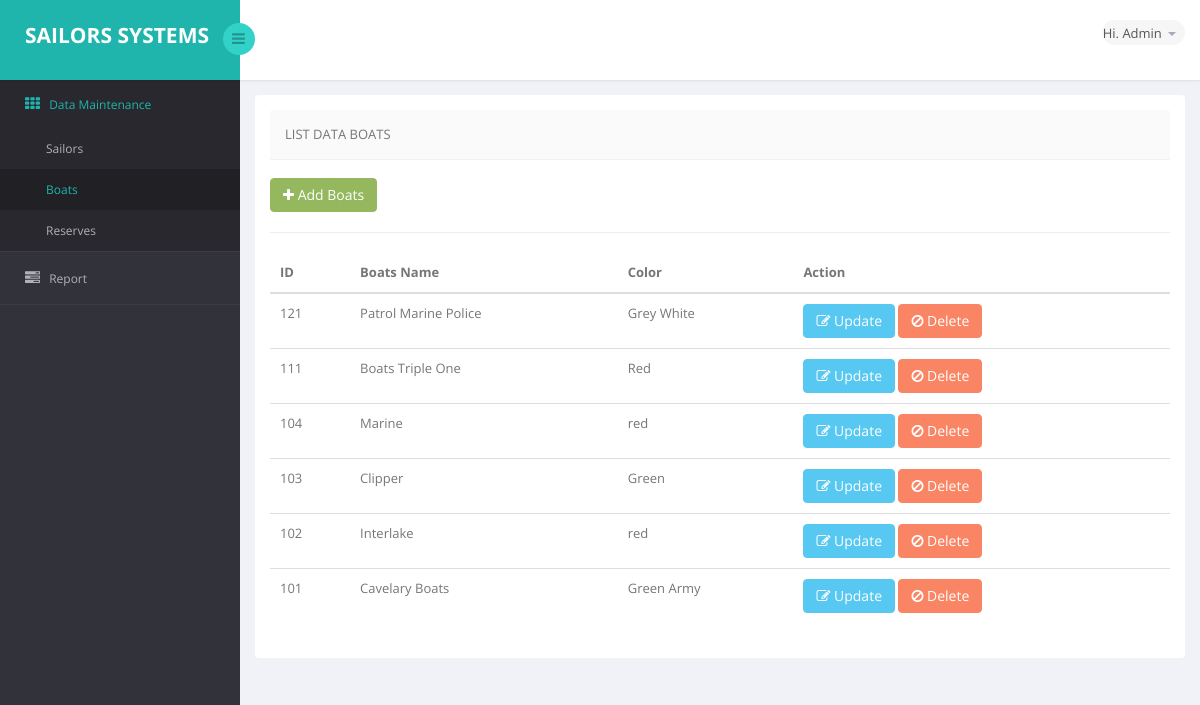
The page /web_sailor_system/boats.php on the database its author committed.
### tables this page shows
CREATE TABLE IF NOT EXISTS `boats` (
  `bid` int(11) NOT NULL,
  `bname` varchar(32) DEFAULT NULL,
  `color` varchar(32) DEFAULT NULL
);

### web_sailor_system/boats.php (the view, shortened to what this page needs)
<!DOCTYPE html>
<html lang="en">
<head>
    <link href="bs3/css/bootstrap.min.css" rel="stylesheet">
    <link href="css/bootstrap-reset.css" rel="stylesheet">
    <link href="font-awesome/css/font-awesome.css" rel="stylesheet" />
    <link href="css/style.css" rel="stylesheet">
    <link href="css/style-responsive.css" rel="stylesheet" />
</head>
<body>
<section id="container" >
<header class="header fixed-top clearfix">
<div class="brand">
    <a href="#" class="logo" style="color:white">
        <b>Sailors Systems</b>
    </a>
    <div class="sidebar-toggle-box">
        <div class="fa fa-bars"></div>
    </div>
</div>
<div class="top-nav clearfix">
    <ul class="nav pull-right top-menu">
        <li class="dropdown">
            <a data-toggle="dropdown" class="dropdown-toggle" href="#">
                <span class="username">Hi. Admin</span>
                <b class="caret"></b>
            </a>
        </li>
    </ul>
</div>
</header>
<aside>
    <div id="sidebar" class="nav-collapse">
        <div class="leftside-navigation">
            <ul class="sidebar-menu" id="nav-accordion">
            <li class="sub-menu">
                <a href="javascript:;" class="active">
                    <i class="fa fa-th"></i>
                    <span>Data Maintenance</span>
                </a>
                <ul class="sub">
                    <li><a href="sailors.php">Sailors</a></li>
                    <li class="active"><a href="boats.php">Boats</a></li>
                    <li><a href="reserves.php">Reserves</a></li>
                </ul>
            </li>
            <li class="sub-menu">
                <a href="javascript:;">
                    <i class="fa fa-tasks"></i>
                    <span>Report</span>
                </a>
            </li>
        </ul></div>
    </div>
</aside>
    <section id="main-content">
        <section class="wrapper">
        <div class="row">
            <div class="col-sm-12">
                <section class="panel">
                    <div class="panel-body">
                        <?php
                        include("connection.php");
                        if(isset($_GET['viewUpdate']))
                        {
                             ?>
                            <header class="panel-heading">
                                Form Update Data Boats
                            </header>
                            <br />
                            <?php
                            $viewUpdate=$_GET['viewUpdate'];
                                if(isset($_GET['mssgInfo']))
                                {
                                    ?>
                                    <span class="badge bg-success">Horree. Data Is Successful Update (Auto Refresh 3 Second)</span>
                                    <meta http-equiv="refresh" content="5;url=boats.php">
                                        <br /><br />
                                    <?php
                                }
                                if(isset($_POST['proses']))
                                {
                                    $bId=$_POST['bId'];
                                    $bName=$_POST['bName'];
                                    $color=$_POST['color'];
                                    if(empty($bId) || empty($bName) || empty($color))
                                    {
                                        ?>
                                        <span class="badge bg-warning">Sorry. Data Cannot Be Processed. Because Data is Empty</span>
                                        <br /><br />
                                        <?php
                                    }
                                    else
                                    {
                                        mysqli_query($conn,"Update boats set bid='$bId', bname='$bName', color='$color' where bid='$viewUpdate'");
                                        ?>
                                        <meta http-equiv="refresh" content="0;url=boats.php?viewUpdate=<?php echo"$viewUpdate";?>&mssgInfo=success">
                                        <?php
                                    }
                                }
                            $detailBoats=mysqli_fetch_row(mysqli_query($conn,"Select bid, bname, color from boats where bid='$viewUpdate'"));
                            ?>
                                <form method="POST" action="boats.php?viewUpdate=<?php echo"$viewUpdate";?>">
                                    <b>Boats Id</b><br />
                                    <input type="text" name="bId" class="form-control" style="width:170px;color:black" min="1" max="10" placeholder="Input Boats Id" oninput="this.value = this.value.replace(/[^0-9.,]/g, '').replace(/(\..*)\./g, '$1');" value="<?php echo"$detailBoats[0]";?>" readonly><br />
                                    <b>Boats Name</b><br />
                                    <input type="text" name="bName" class="form-control" style="color:black" placeholder="Input Boats Name" value="<?php echo"$detailBoats[1]";?>"><br />
                                    <b>Boats Color</b><br />
                                    <input type="text" name="color" class="form-control" style="color:black" placeholder="Input Boats Color" value="<?php echo"$detailBoats[2]";?>"><br />
                                    <button type="submit" name="proses" class="btn btn-danger">Update Data Boats</button>
                                </form>
                                <?php
                        }
                        else
                        {
                                ?>
                                <?php
                            if(isset($_GET['add']))
                            {
                                ?>
                                <header class="panel-heading">
                                    Form Add Data Boats
                                </header>
                                <br />
                                <?php
                                if(isset($_GET['mssgInfo']))
                                {
                                    ?>
                                    <span class="badge bg-success">Horree. Data Is Successful Save (Auto Refresh 3 Second)</span>
                                    <meta http-equiv="refresh" content="5;url=boats.php">
                                        <br /><br />
                                    <?php
                                }
                                if(isset($_POST['proses']))
                                {
                                    $bId=$_POST['bId'];
                                    $bName=$_POST['bName'];
                                    $color=$_POST['color'];
                                    if(empty($bId) || empty($bName) || empty($color))
                                    {
                                        ?>
                                        <span class="badge bg-warning">Sorry. Data Cannot Be Processed. Because Data is Empty</span>
                                        <br /><br />
                                        <?php
                                    }
                                    else
                                    {
                                        $cekBId=mysqli_num_rows(mysqli_query($conn,"Select * from boats where bid='$bId'"));
                                        if($cekBId>0)
                                        {
                                            ?>
                                            <span class="badge bg-warning">Sorry. Boats Id Is Available</span>
                                            <br /><br />
                                            <?php
                                        }
                                        else
                                        {
                                            mysqli_query($conn,"Insert into boats set bid='$bId', bname='$bName', color='$color'");
                                            ?>
                                            <meta http-equiv="refresh" content="0;url=boats.php?add=ok&mssgInfo=success">
                                            <?php
                                        }
                                    }
                                }
                                ?>
                                <form method="POST" action="boats.php?add=ok">
                                    <b>Boats Id</b><br />
                                    <input type="text" name="bId" class="form-control" style="width:170px;color:black" min="1" max="10" placeholder="Input Boats Id" oninput="this.value = this.value.replace(/[^0-9.,]/g, '').replace(/(\..*)\./g, '$1');"><br />
                                    <b>Boats Name</b><br />
                                    <input type="text" name="bName" class="form-control" style="color:black" placeholder="Input Boats Name"><br />
                                    <b>Boats Color</b><br />
                                    <input type="text" name="color" class="form-control" style="color:black" placeholder="Input Boats Color" ><br />
                                    <button type="submit" name="proses" class="btn btn-danger">Add Data Boats</button>
                                </form>
                                <?php
                            }
                            else
                            {
                                ?>
                                <header class="panel-heading">
                                    List Data Boats
                                </header>
                                <br />
                                <a href="boats.php?add=ok">
                                    <button class="btn btn-success">
                                        <i class="fa fa-plus"></i> Add Boats
                                    </button>
                                </a>
                                <hr />
                                <table class="table  table-hover general-table">
                                    <thead>
                                    <tr>
                                        <th> ID</th>
                                        <th> Boats Name</th>
                                        <th>Color</th>
                                        <th>Action</th>
                                    </tr>
                                    </thead>
                                    <tbody>
                                    <?php
                                        $viewAllBoats=mysqli_query($conn,"Select bid, bname, color from boats order by bid desc");
                                        while($getViewBoats=mysqli_fetch_row($viewAllBoats))
                                        {
                                            ?>
                                            <tr>
                                                <td>
                                                    <?php echo"$getViewBoats[0]";?>
                                                </td>
                                                <td>
                                                    <?php echo"$getViewBoats[1]";?>
                                                </td>
                                                <td><?php echo"$getViewBoats[2]";?></td>
                                                <td>
                                                    <a href="boats.php?viewUpdate=<?php echo"$getViewBoats[0]";?>">
                                                        <button class="btn btn-info">
                                                            <i class="fa fa-edit"></i> Update
                                                        </button>
                                                    </a>
                                                    <a href="boats.php?delete=<?php echo"$getViewBoats[0]";?>">
                                                        <button class="btn btn-danger">
                                                            <i class="fa fa-ban"></i> Delete
                                                        </button>
                                                    </a>
                                                </td>
                                            </tr>
                                            <?php
                                        }
                                    ?>
                                    </tbody>
                                </table>
                                <?php
                            }
                        }
                        ?>
                    </div>
                </section>
            </div>
        </div>
        </section>
    </section>
</section>
</body>
</html>

### rows shown on the page
boats: bid "121", bname "Patrol Marine Police", color "Grey White"
boats: bid "111", bname "Boats Triple One", color "Red"
boats: bid "104", bname "Marine", color "red"
boats: bid "103", bname "Clipper", color "Green"
boats: bid "102", bname "Interlake", color "red"
boats: bid "101", bname "Cavelary Boats", color "Green Army"
